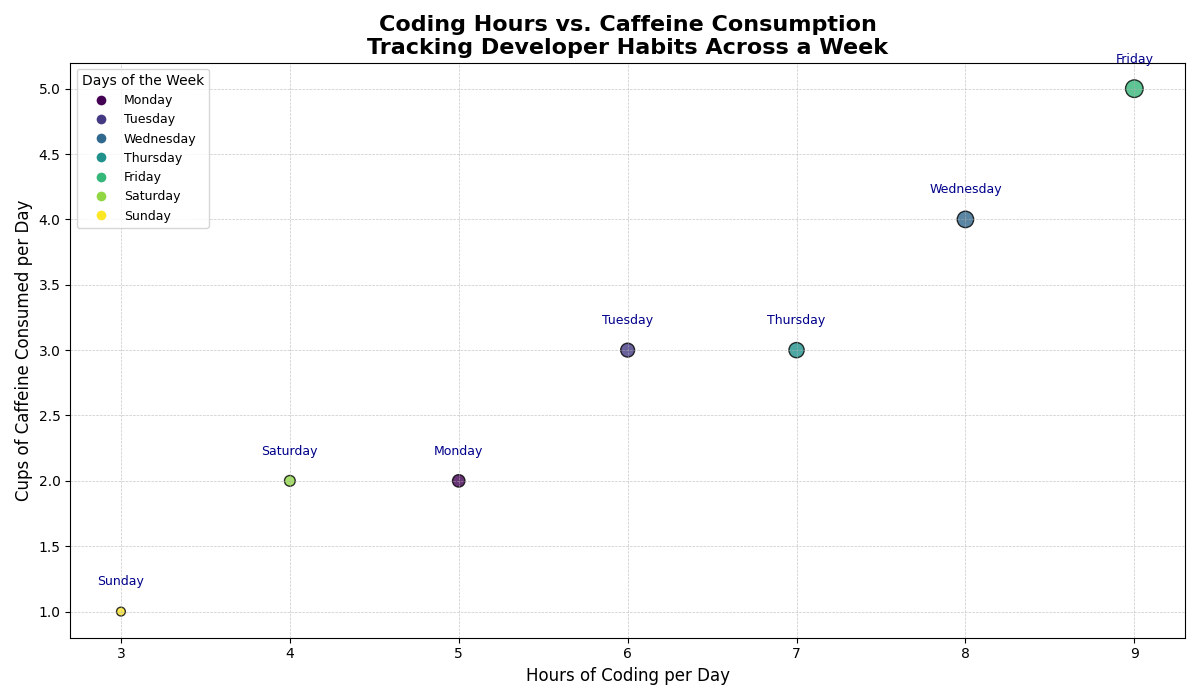

The Python source for this figure:
import matplotlib.pyplot as plt
import numpy as np

# Backstory: Tracking the relationship between hours of coding and caffeine consumption among developers throughout a week.
# 

# Data for hours of coding throughout a week (same sequence for easier matching)
days = ["Monday", "Tuesday", "Wednesday", "Thursday", "Friday", "Saturday", "Sunday"]
hours_of_coding = np.array([5, 6, 8, 7, 9, 4, 3])  # Hours of coding each day

# Data for caffeine intake for the same week
caffeine_consumption = np.array([2, 3, 4, 3, 5, 2, 1])  # Cups of coffee/tea each day

# Illustrate feeling tiredness level annotated on the chart (scale 1 to 10)
tiredness_level = np.array([4, 5, 7, 6, 8, 3, 2])

# Customize marker sizes based on tiredness levels
marker_sizes = tiredness_level * 20

# Colors based on the days of the week using a colormap
colors = plt.cm.viridis(np.linspace(0, 1, len(days)))

# Create a figure
plt.figure(figsize=(12, 7))

# Scatter plot: Hours of coding vs caffeine consumption
plt.scatter(hours_of_coding, caffeine_consumption, s=marker_sizes, c=colors, alpha=0.8, edgecolors='black', linewidth=1, cmap='viridis')

# Adding labels to each point
for i, day in enumerate(days):
    plt.text(hours_of_coding[i], caffeine_consumption[i] + 0.2, day, fontsize=9, ha='center', color='darkblue')

# Title and labels
plt.title('Coding Hours vs. Caffeine Consumption\nTracking Developer Habits Across a Week', fontsize=16, fontweight='bold')
plt.xlabel('Hours of Coding per Day', fontsize=12)
plt.ylabel('Cups of Caffeine Consumed per Day', fontsize=12)

# Adding grid
plt.grid(True, linestyle='--', linewidth=0.5, alpha=0.7)

# Legend using proxy artists for days of the week
handles = [plt.Line2D([0], [0], marker='o', color='w', markerfacecolor=colors[i], markersize=8, label=days[i]) for i in range(len(days))]
plt.legend(title='Days of the Week', handles=handles, loc='best', fontsize=9)

# Automatically adjust layout to prevent overlap
plt.tight_layout()

# Display the plot
plt.show()
